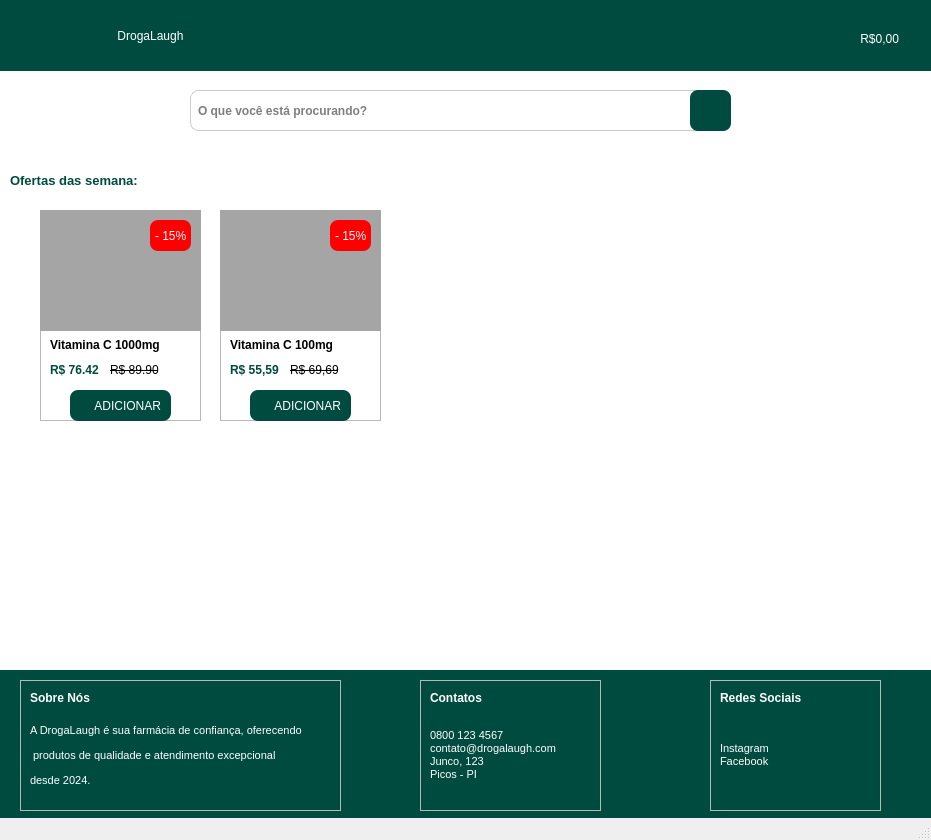
<?xml version="1.0" encoding="UTF-8"?>
<ui version="4.0">
 <class>MainWindow</class>
 <widget class="QMainWindow" name="MainWindow">
  <property name="geometry">
   <rect>
    <x>0</x>
    <y>0</y>
    <width>931</width>
    <height>840</height>
   </rect>
  </property>
  <property name="windowTitle">
   <string>MainWindow</string>
  </property>
  <widget class="QWidget" name="centralwidget">
   <widget class="QLabel" name="logo">
    <property name="geometry">
     <rect>
      <x>10</x>
      <y>0</y>
      <width>61</width>
      <height>71</height>
     </rect>
    </property>
    <property name="styleSheet">
     <string notr="true">image:url(:/images/images/logofolha.png)</string>
    </property>
    <property name="text">
     <string/>
    </property>
   </widget>
   <widget class="QLabel" name="label_2">
    <property name="geometry">
     <rect>
      <x>0</x>
      <y>0</y>
      <width>931</width>
      <height>71</height>
     </rect>
    </property>
    <property name="styleSheet">
     <string notr="true">background-color: rgb(0, 75, 63);


</string>
    </property>
    <property name="text">
     <string/>
    </property>
   </widget>
   <widget class="QLineEdit" name="LineBuscar">
    <property name="geometry">
     <rect>
      <x>190</x>
      <y>90</y>
      <width>541</width>
      <height>41</height>
     </rect>
    </property>
    <property name="font">
     <font>
      <family>MS Shell Dlg 2</family>
      <pointsize>9</pointsize>
      <weight>75</weight>
      <bold>true</bold>
     </font>
    </property>
    <property name="cursor">
     <cursorShape>IBeamCursor</cursorShape>
    </property>
    <property name="toolTip">
     <string>&lt;html&gt;&lt;head/&gt;&lt;body&gt;&lt;p&gt;&lt;img src=&quot;:/images/images/lupa.png&quot;/&gt;&lt;/p&gt;&lt;/body&gt;&lt;/html&gt;</string>
    </property>
    <property name="whatsThis">
     <string>&lt;html&gt;&lt;head/&gt;&lt;body&gt;&lt;p&gt;&lt;img src=&quot;:/images/images/lupa.png&quot;/&gt;&lt;/p&gt;&lt;/body&gt;&lt;/html&gt;</string>
    </property>
    <property name="styleSheet">
     <string notr="true">QLineEdit {
 border: 1px solid #CCCCCC;
border-radius: 8px;
padding: 5px;
}

QLineEdit ::focus {
	background-color: rgb(0, 75, 63);
}</string>
    </property>
    <property name="frame">
     <bool>true</bool>
    </property>
    <property name="placeholderText">
     <string>O que você está procurando?</string>
    </property>
    <property name="clearButtonEnabled">
     <bool>false</bool>
    </property>
   </widget>
   <widget class="QLabel" name="label_7">
    <property name="geometry">
     <rect>
      <x>10</x>
      <y>160</y>
      <width>311</width>
      <height>41</height>
     </rect>
    </property>
    <property name="text">
     <string>&lt;html&gt;&lt;head/&gt;&lt;body&gt;&lt;p&gt;&lt;span style=&quot; font-size:10pt; font-weight:600; color:#004b3f;&quot;&gt;Ofertas das semana:&lt;/span&gt;&lt;/p&gt;&lt;/body&gt;&lt;/html&gt;</string>
    </property>
   </widget>
   <widget class="QLabel" name="label_8">
    <property name="geometry">
     <rect>
      <x>0</x>
      <y>670</y>
      <width>931</width>
      <height>161</height>
     </rect>
    </property>
    <property name="styleSheet">
     <string notr="true">background-color: rgb(0, 75, 63);


</string>
    </property>
    <property name="text">
     <string/>
    </property>
   </widget>
   <widget class="QLabel" name="label_3">
    <property name="geometry">
     <rect>
      <x>0</x>
      <y>70</y>
      <width>931</width>
      <height>601</height>
     </rect>
    </property>
    <property name="styleSheet">
     <string notr="true">
background-color: rgb(255, 255, 255);</string>
    </property>
    <property name="text">
     <string/>
    </property>
   </widget>
   <widget class="QPushButton" name="nomeLogo">
    <property name="geometry">
     <rect>
      <x>60</x>
      <y>10</y>
      <width>181</width>
      <height>51</height>
     </rect>
    </property>
    <property name="whatsThis">
     <string>&lt;html&gt;&lt;head/&gt;&lt;body&gt;&lt;p align=&quot;right&quot;&gt;&lt;br/&gt;&lt;/p&gt;&lt;/body&gt;&lt;/html&gt;</string>
    </property>
    <property name="styleSheet">
     <string notr="true">
QPushButton {  
    background-color: rgb(0, 75, 63);
   font: 15pt &quot;Cooper Black&quot;;
    color: rgb(255, 255, 255); /* Cor do texto */
    border-radius: 8px; /* Bordas arredondadas */
    padding: 10px; /* Padding interno (topo, direita, fundo, esquerda) */
    
       
}

QPushButton:pressed{
background-color: rgb(0, 75, 63);
   font: 15pt &quot;Cooper Black&quot;;
    color: rgb(255, 255, 255); /* Cor do texto */
    border-radius: 8px; /* Bordas arredondadas */
    padding: 10px; /* Padding interno (topo, direita, fundo, esquerda) */
   
border: 1px solid #CCCCCC;
box-shadow: 0px 4px 6px rgba(0, 0, 0, 0.1); /* Sombra leve */
background-color: #D6D6D6; /* Fundo mais escuro */
   
    transform: translateY(2px); /* Deslocamento para baixo */
   
}


</string>
    </property>
    <property name="text">
     <string>DrogaLaugh</string>
    </property>
   </widget>
   <widget class="QPushButton" name="botaoBuscar">
    <property name="geometry">
     <rect>
      <x>690</x>
      <y>90</y>
      <width>41</width>
      <height>41</height>
     </rect>
    </property>
    <property name="whatsThis">
     <string>&lt;html&gt;&lt;head/&gt;&lt;body&gt;&lt;p align=&quot;right&quot;&gt;&lt;br/&gt;&lt;/p&gt;&lt;/body&gt;&lt;/html&gt;</string>
    </property>
    <property name="styleSheet">
     <string notr="true">QPushButton {  
    background-color: rgb(0, 75, 63);
     border-radius: 8px; /* Bordas arredondadas */
    padding: 10px; /* Padding interno (topo, direita, fundo, esquerda) */
    image: url(:/images/images/lupa-arredondada.png); /* Caminho da imagem */
	  
}

QPushButton:hover{
  background-color: #E5E5E5;
   
    border-radius: 8px; /* Bordas arredondadas */
    padding: 10px; /* Padding interno (topo, direita, fundo, esquerda) */
    image: url(:/images/images/lupa-arredondada.png); /* Caminho da imagem */
	
border: 1px solid #CCCCCC;
box-shadow: 0px 4px 6px rgba(0, 0, 0, 0.1); /* Sombra leve */
}
QPushButton:pressed{
background-color: #E5E5E5;
    
    border-radius: 8px; /* Bordas arredondadas */
    padding: 10px; /* Padding interno (topo, direita, fundo, esquerda) */
    image: url(:/images/images/lupa-arredondada.png); /* Caminho da imagem */
	
border: 1px solid #CCCCCC;
box-shadow: 0px 4px 6px rgba(0, 0, 0, 0.1); /* Sombra leve */
background-color: #D6D6D6; /* Fundo mais escuro */
    box-shadow: 0px 2px 3px rgba(0, 0, 0, 0.2); /* Menor sombra */
    transform: translateY(2px); /* Deslocamento para baixo */
    border: 1px solid #AAAAAA; /* Borda mais escura */
}


</string>
    </property>
    <property name="text">
     <string/>
    </property>
   </widget>
   <widget class="QFrame" name="frame">
    <property name="geometry">
     <rect>
      <x>40</x>
      <y>210</y>
      <width>161</width>
      <height>211</height>
     </rect>
    </property>
    <property name="frameShape">
     <enum>QFrame::StyledPanel</enum>
    </property>
    <property name="frameShadow">
     <enum>QFrame::Raised</enum>
    </property>
    <widget class="QLabel" name="label">
     <property name="geometry">
      <rect>
       <x>0</x>
       <y>0</y>
       <width>161</width>
       <height>121</height>
      </rect>
     </property>
     <property name="styleSheet">
      <string notr="true">background-color: rgb(165, 165, 165);
border-color: rgb(0, 0, 0);</string>
     </property>
     <property name="text">
      <string/>
     </property>
    </widget>
    <widget class="QLabel" name="label_6">
     <property name="geometry">
      <rect>
       <x>110</x>
       <y>10</y>
       <width>41</width>
       <height>31</height>
      </rect>
     </property>
     <property name="styleSheet">
      <string notr="true">border-radius: 8px;
background-color: rgb(255, 0, 0);
font: 75 8pt &quot;MS Shell Dlg 2&quot;;
color: rgb(255, 255, 255);
padding:2px;</string>
     </property>
     <property name="text">
      <string>- 15%</string>
     </property>
    </widget>
    <widget class="QLabel" name="label_5">
     <property name="geometry">
      <rect>
       <x>10</x>
       <y>120</y>
       <width>131</width>
       <height>31</height>
      </rect>
     </property>
     <property name="text">
      <string>&lt;html&gt;&lt;head/&gt;&lt;body&gt;&lt;p&gt;&lt;span style=&quot; font-weight:600;&quot;&gt;Vitamina C 1000mg&lt;/span&gt;&lt;/p&gt;&lt;/body&gt;&lt;/html&gt;</string>
     </property>
    </widget>
    <widget class="QLabel" name="label_9">
     <property name="geometry">
      <rect>
       <x>10</x>
       <y>150</y>
       <width>101</width>
       <height>21</height>
      </rect>
     </property>
     <property name="styleSheet">
      <string notr="true">font: 75 8pt &quot;MS Shell Dlg 2&quot;;
color:rgb(0, 75, 63)</string>
     </property>
     <property name="text">
      <string>&lt;html&gt;&lt;head/&gt;&lt;body&gt;&lt;p&gt;&lt;span style=&quot; font-weight:600;&quot;&gt;R$ 76.42 &lt;/span&gt;&lt;/p&gt;&lt;/body&gt;&lt;/html&gt;</string>
     </property>
    </widget>
    <widget class="QLabel" name="label_10">
     <property name="geometry">
      <rect>
       <x>70</x>
       <y>150</y>
       <width>55</width>
       <height>21</height>
      </rect>
     </property>
     <property name="styleSheet">
      <string notr="true">font: 6pt &quot;MS Shell Dlg 2&quot;;
text-decoration: line-through;</string>
     </property>
     <property name="text">
      <string>&lt;html&gt;&lt;head/&gt;&lt;body&gt;&lt;p&gt;R$ 89.90&lt;/p&gt;&lt;/body&gt;&lt;/html&gt;</string>
     </property>
    </widget>
    <widget class="QPushButton" name="BotaoAddCesta">
     <property name="geometry">
      <rect>
       <x>30</x>
       <y>180</y>
       <width>101</width>
       <height>31</height>
      </rect>
     </property>
     <property name="styleSheet">
      <string notr="true">QPushButton {  
    background-color: rgb(0, 75, 63);
    font: 75 7pt &quot;MS Shell Dlg 2&quot;;
    color: rgb(255, 255, 255); /* Cor do texto */
    border-radius: 8px; /* Bordas arredondadas */
    padding: 10px; /* Padding interno (topo, direita, fundo, esquerda) */
    image: url(:/images/images/001-shopping-basket.png); /* Caminho da imagem */
	image-position:left;   
    text-align: right; /* Centraliza o texto */    
}

QPushButton:hover{
  background-color: #E5E5E5;
    font: 75 7pt &quot;MS Shell Dlg 2&quot;;
    color: rgb(255, 255, 255); /* Cor do texto */
    border-radius: 8px; /* Bordas arredondadas */
    padding: 10px; /* Padding interno (topo, direita, fundo, esquerda) */
    image: url(:/images/images/001-shopping-basket.png); /* Caminho da imagem */
	image-position:left;   
    text-align: right; /* Centraliza o texto */
border: 1px solid #CCCCCC;
box-shadow: 0px 4px 6px rgba(0, 0, 0, 0.1); /* Sombra leve */
}
QPushButton:pressed{
background-color: #E5E5E5;
    font: 75 7pt &quot;MS Shell Dlg 2&quot;;
    color: rgb(255, 255, 255); /* Cor do texto */
    border-radius: 8px; /* Bordas arredondadas */
    padding: 10px; /* Padding interno (topo, direita, fundo, esquerda) */
    image: url(:/images/images/001-shopping-basket.png); /* Caminho da imagem */
	image-position:left;   
    text-align: right; /* Centraliza o texto */
border: 1px solid #CCCCCC;
box-shadow: 0px 4px 6px rgba(0, 0, 0, 0.1); /* Sombra leve */
background-color: #D6D6D6; /* Fundo mais escuro */
    box-shadow: 0px 2px 3px rgba(0, 0, 0, 0.2); /* Menor sombra */
    transform: translateY(2px); /* Deslocamento para baixo */
    border: 1px solid #AAAAAA; /* Borda mais escura */
}


</string>
     </property>
     <property name="text">
      <string>ADICIONAR</string>
     </property>
    </widget>
   </widget>
   <widget class="QFrame" name="frame_2">
    <property name="geometry">
     <rect>
      <x>220</x>
      <y>210</y>
      <width>161</width>
      <height>211</height>
     </rect>
    </property>
    <property name="frameShape">
     <enum>QFrame::StyledPanel</enum>
    </property>
    <property name="frameShadow">
     <enum>QFrame::Raised</enum>
    </property>
    <widget class="QLabel" name="label_11">
     <property name="geometry">
      <rect>
       <x>110</x>
       <y>10</y>
       <width>41</width>
       <height>31</height>
      </rect>
     </property>
     <property name="styleSheet">
      <string notr="true">border-radius: 8px;
background-color: rgb(255, 0, 0);
font: 75 8pt &quot;MS Shell Dlg 2&quot;;
color: rgb(255, 255, 255);
padding:2px;</string>
     </property>
     <property name="text">
      <string>- 15%</string>
     </property>
    </widget>
    <widget class="QLabel" name="label_12">
     <property name="geometry">
      <rect>
       <x>10</x>
       <y>120</y>
       <width>131</width>
       <height>31</height>
      </rect>
     </property>
     <property name="text">
      <string>&lt;html&gt;&lt;head/&gt;&lt;body&gt;&lt;p&gt;&lt;span style=&quot; font-weight:600;&quot;&gt;Vitamina C 100mg&lt;/span&gt;&lt;/p&gt;&lt;/body&gt;&lt;/html&gt;</string>
     </property>
    </widget>
    <widget class="QLabel" name="label_13">
     <property name="geometry">
      <rect>
       <x>10</x>
       <y>150</y>
       <width>101</width>
       <height>21</height>
      </rect>
     </property>
     <property name="styleSheet">
      <string notr="true">font: 75 8pt &quot;MS Shell Dlg 2&quot;;
color:rgb(0, 75, 63)</string>
     </property>
     <property name="text">
      <string>&lt;html&gt;&lt;head/&gt;&lt;body&gt;&lt;p&gt;&lt;span style=&quot; font-weight:600;&quot;&gt;R$ 55,59&lt;/span&gt;&lt;/p&gt;&lt;/body&gt;&lt;/html&gt;</string>
     </property>
    </widget>
    <widget class="QLabel" name="label_14">
     <property name="geometry">
      <rect>
       <x>70</x>
       <y>150</y>
       <width>55</width>
       <height>21</height>
      </rect>
     </property>
     <property name="styleSheet">
      <string notr="true">font: 6pt &quot;MS Shell Dlg 2&quot;;
text-decoration: line-through;</string>
     </property>
     <property name="text">
      <string>&lt;html&gt;&lt;head/&gt;&lt;body&gt;&lt;p&gt;R$ 69,69&lt;/p&gt;&lt;/body&gt;&lt;/html&gt;</string>
     </property>
    </widget>
    <widget class="QPushButton" name="BotaoAddCesta_2">
     <property name="geometry">
      <rect>
       <x>30</x>
       <y>180</y>
       <width>101</width>
       <height>31</height>
      </rect>
     </property>
     <property name="styleSheet">
      <string notr="true">QPushButton {  
    background-color: rgb(0, 75, 63);
    font: 75 7pt &quot;MS Shell Dlg 2&quot;;
    color: rgb(255, 255, 255); /* Cor do texto */
    border-radius: 8px; /* Bordas arredondadas */
    padding: 10px; /* Padding interno (topo, direita, fundo, esquerda) */
    image: url(:/images/images/001-shopping-basket.png); /* Caminho da imagem */
	image-position:left;   
    text-align: right; /* Centraliza o texto */    
}

QPushButton:hover{
  background-color: #E5E5E5;
    font: 75 7pt &quot;MS Shell Dlg 2&quot;;
    color: rgb(255, 255, 255); /* Cor do texto */
    border-radius: 8px; /* Bordas arredondadas */
    padding: 10px; /* Padding interno (topo, direita, fundo, esquerda) */
    image: url(:/images/images/001-shopping-basket.png); /* Caminho da imagem */
	image-position:left;   
    text-align: right; /* Centraliza o texto */
border: 1px solid #CCCCCC;
box-shadow: 0px 4px 6px rgba(0, 0, 0, 0.1); /* Sombra leve */
}
QPushButton:pressed{
background-color: #E5E5E5;
    font: 75 7pt &quot;MS Shell Dlg 2&quot;;
    color: rgb(255, 255, 255); /* Cor do texto */
    border-radius: 8px; /* Bordas arredondadas */
    padding: 10px; /* Padding interno (topo, direita, fundo, esquerda) */
    image: url(:/images/images/001-shopping-basket.png); /* Caminho da imagem */
	image-position:left;   
    text-align: right; /* Centraliza o texto */
border: 1px solid #CCCCCC;
box-shadow: 0px 4px 6px rgba(0, 0, 0, 0.1); /* Sombra leve */
background-color: #D6D6D6; /* Fundo mais escuro */
    box-shadow: 0px 2px 3px rgba(0, 0, 0, 0.2); /* Menor sombra */
    transform: translateY(2px); /* Deslocamento para baixo */
    border: 1px solid #AAAAAA; /* Borda mais escura */
}


</string>
     </property>
     <property name="text">
      <string>ADICIONAR</string>
     </property>
    </widget>
    <widget class="QLabel" name="label_4">
     <property name="geometry">
      <rect>
       <x>0</x>
       <y>0</y>
       <width>161</width>
       <height>121</height>
      </rect>
     </property>
     <property name="styleSheet">
      <string notr="true">background-color: rgb(165, 165, 165);
border-color: rgb(0, 0, 0);</string>
     </property>
     <property name="text">
      <string/>
     </property>
    </widget>
    <zorder>label_4</zorder>
    <zorder>BotaoAddCesta_2</zorder>
    <zorder>label_11</zorder>
    <zorder>label_12</zorder>
    <zorder>label_13</zorder>
    <zorder>label_14</zorder>
   </widget>
   <widget class="QPushButton" name="botaoCesta">
    <property name="geometry">
     <rect>
      <x>818</x>
      <y>20</y>
      <width>91</width>
      <height>38</height>
     </rect>
    </property>
    <property name="whatsThis">
     <string>&lt;html&gt;&lt;head/&gt;&lt;body&gt;&lt;p align=&quot;right&quot;&gt;&lt;br/&gt;&lt;/p&gt;&lt;/body&gt;&lt;/html&gt;</string>
    </property>
    <property name="styleSheet">
     <string notr="true">QPushButton {  
    background-color: rgb(0, 75, 63);
    font: 75 9pt &quot;MS Shell Dlg 2&quot;;
    color: rgb(255, 255, 255); /* Cor do texto */
    border-radius: 8px; /* Bordas arredondadas */
    padding: 10px; /* Padding interno (topo, direita, fundo, esquerda) */
    image: url(:/images/images/001-shopping-basket.png); /* Caminho da imagem */
	image-position:left;   
    text-align: right; /* Centraliza o texto */    
}

QPushButton:hover{
  background-color: #E5E5E5;
    font: 75 9pt &quot;MS Shell Dlg 2&quot;;
    color: rgb(255, 255, 255); /* Cor do texto */
    border-radius: 8px; /* Bordas arredondadas */
    padding: 10px; /* Padding interno (topo, direita, fundo, esquerda) */
    image: url(:/images/images/001-shopping-basket.png); /* Caminho da imagem */
	image-position:left;   
    text-align: right; /* Centraliza o texto */
border: 1px solid #CCCCCC;
box-shadow: 0px 4px 6px rgba(0, 0, 0, 0.1); /* Sombra leve */
}
QPushButton:pressed{
background-color: #E5E5E5;
    font: 75 9pt &quot;MS Shell Dlg 2&quot;;
    color: rgb(255, 255, 255); /* Cor do texto */
    border-radius: 8px; /* Bordas arredondadas */
    padding: 10px; /* Padding interno (topo, direita, fundo, esquerda) */
    image: url(:/images/images/001-shopping-basket.png); /* Caminho da imagem */
	image-position:left;   
    text-align: right; /* Centraliza o texto */
border: 1px solid #CCCCCC;
box-shadow: 0px 4px 6px rgba(0, 0, 0, 0.1); /* Sombra leve */
background-color: #D6D6D6; /* Fundo mais escuro */
    box-shadow: 0px 2px 3px rgba(0, 0, 0, 0.2); /* Menor sombra */
    transform: translateY(2px); /* Deslocamento para baixo */
    border: 1px solid #AAAAAA; /* Borda mais escura */
}


</string>
    </property>
    <property name="text">
     <string>R$0,00</string>
    </property>
   </widget>
   <widget class="QFrame" name="frame_5">
    <property name="geometry">
     <rect>
      <x>20</x>
      <y>680</y>
      <width>321</width>
      <height>131</height>
     </rect>
    </property>
    <property name="frameShape">
     <enum>QFrame::StyledPanel</enum>
    </property>
    <property name="frameShadow">
     <enum>QFrame::Raised</enum>
    </property>
    <widget class="QLabel" name="label_25">
     <property name="geometry">
      <rect>
       <x>10</x>
       <y>10</y>
       <width>91</width>
       <height>16</height>
      </rect>
     </property>
     <property name="text">
      <string>&lt;html&gt;&lt;head/&gt;&lt;body&gt;&lt;p&gt;&lt;span style=&quot; font-size:9pt; font-weight:600; color:#ffffff;&quot;&gt;Sobre Nós&lt;/span&gt;&lt;/p&gt;&lt;/body&gt;&lt;/html&gt;</string>
     </property>
    </widget>
    <widget class="QLabel" name="label_26">
     <property name="geometry">
      <rect>
       <x>10</x>
       <y>30</y>
       <width>301</width>
       <height>91</height>
      </rect>
     </property>
     <property name="text">
      <string>&lt;!DOCTYPE HTML PUBLIC &quot;-//W3C//DTD HTML 4.0//EN&quot; &quot;http://www.w3.org/TR/REC-html40/strict.dtd&quot;&gt;
&lt;html&gt;&lt;head&gt;&lt;meta name=&quot;qrichtext&quot; content=&quot;1&quot; /&gt;&lt;style type=&quot;text/css&quot;&gt;
p, li { white-space: pre-wrap; }
&lt;/style&gt;&lt;/head&gt;&lt;body style=&quot; font-family:'MS Shell Dlg 2'; font-size:8pt; font-weight:400; font-style:normal;&quot;&gt;
&lt;p style=&quot; margin-top:12px; margin-bottom:12px; margin-left:0px; margin-right:0px; -qt-block-indent:0; text-indent:0px;&quot;&gt;&lt;span style=&quot; color:#ffffff;&quot;&gt;A DrogaLaugh é sua farmácia de confiança, oferecendo&lt;/span&gt;&lt;/p&gt;
&lt;p style=&quot; margin-top:12px; margin-bottom:12px; margin-left:0px; margin-right:0px; -qt-block-indent:0; text-indent:0px;&quot;&gt;&lt;span style=&quot; color:#ffffff;&quot;&gt; produtos de qualidade e atendimento excepcional &lt;/span&gt;&lt;/p&gt;
&lt;p style=&quot; margin-top:12px; margin-bottom:12px; margin-left:0px; margin-right:0px; -qt-block-indent:0; text-indent:0px;&quot;&gt;&lt;span style=&quot; color:#ffffff;&quot;&gt;desde 2024.&lt;/span&gt;&lt;/p&gt;&lt;/body&gt;&lt;/html&gt;</string>
     </property>
    </widget>
   </widget>
   <widget class="QFrame" name="frame_6">
    <property name="geometry">
     <rect>
      <x>420</x>
      <y>680</y>
      <width>181</width>
      <height>131</height>
     </rect>
    </property>
    <property name="frameShape">
     <enum>QFrame::StyledPanel</enum>
    </property>
    <property name="frameShadow">
     <enum>QFrame::Raised</enum>
    </property>
    <widget class="QLabel" name="label_27">
     <property name="geometry">
      <rect>
       <x>10</x>
       <y>10</y>
       <width>91</width>
       <height>16</height>
      </rect>
     </property>
     <property name="text">
      <string>&lt;html&gt;&lt;head/&gt;&lt;body&gt;&lt;p&gt;&lt;span style=&quot; font-size:9pt; font-weight:600; color:#ffffff;&quot;&gt;Contatos&lt;/span&gt;&lt;/p&gt;&lt;/body&gt;&lt;/html&gt;</string>
     </property>
    </widget>
    <widget class="QLabel" name="label_28">
     <property name="geometry">
      <rect>
       <x>10</x>
       <y>30</y>
       <width>301</width>
       <height>91</height>
      </rect>
     </property>
     <property name="text">
      <string>&lt;!DOCTYPE HTML PUBLIC &quot;-//W3C//DTD HTML 4.0//EN&quot; &quot;http://www.w3.org/TR/REC-html40/strict.dtd&quot;&gt;
&lt;html&gt;&lt;head&gt;&lt;meta name=&quot;qrichtext&quot; content=&quot;1&quot; /&gt;&lt;style type=&quot;text/css&quot;&gt;
p, li { white-space: pre-wrap; }
&lt;/style&gt;&lt;/head&gt;&lt;body style=&quot; font-family:'MS Shell Dlg 2'; font-size:8pt; font-weight:400; font-style:normal;&quot;&gt;
&lt;p style=&quot; margin-top:12px; margin-bottom:0px; margin-left:0px; margin-right:0px; -qt-block-indent:0; text-indent:0px;&quot;&gt;&lt;span style=&quot; color:#ffffff;&quot;&gt;0800 123 4567&lt;/span&gt;&lt;/p&gt;
&lt;p style=&quot; margin-top:0px; margin-bottom:0px; margin-left:0px; margin-right:0px; -qt-block-indent:0; text-indent:0px;&quot;&gt;&lt;span style=&quot; color:#ffffff;&quot;&gt;contato@drogalaugh.com&lt;/span&gt;&lt;/p&gt;
&lt;p style=&quot; margin-top:0px; margin-bottom:0px; margin-left:0px; margin-right:0px; -qt-block-indent:0; text-indent:0px;&quot;&gt;&lt;span style=&quot; color:#ffffff;&quot;&gt;Junco, 123&lt;/span&gt;&lt;/p&gt;
&lt;p style=&quot; margin-top:0px; margin-bottom:12px; margin-left:0px; margin-right:0px; -qt-block-indent:0; text-indent:0px;&quot;&gt;&lt;span style=&quot; color:#ffffff;&quot;&gt;Picos - PI&lt;/span&gt;&lt;/p&gt;&lt;/body&gt;&lt;/html&gt;</string>
     </property>
    </widget>
   </widget>
   <widget class="QFrame" name="frame_7">
    <property name="geometry">
     <rect>
      <x>710</x>
      <y>680</y>
      <width>171</width>
      <height>131</height>
     </rect>
    </property>
    <property name="frameShape">
     <enum>QFrame::StyledPanel</enum>
    </property>
    <property name="frameShadow">
     <enum>QFrame::Raised</enum>
    </property>
    <widget class="QLabel" name="label_29">
     <property name="geometry">
      <rect>
       <x>10</x>
       <y>10</y>
       <width>111</width>
       <height>16</height>
      </rect>
     </property>
     <property name="text">
      <string>&lt;html&gt;&lt;head/&gt;&lt;body&gt;&lt;p&gt;&lt;span style=&quot; font-size:9pt; font-weight:600; color:#ffffff;&quot;&gt;Redes Sociais&lt;/span&gt;&lt;/p&gt;&lt;/body&gt;&lt;/html&gt;</string>
     </property>
    </widget>
    <widget class="QLabel" name="label_30">
     <property name="geometry">
      <rect>
       <x>10</x>
       <y>30</y>
       <width>301</width>
       <height>91</height>
      </rect>
     </property>
     <property name="text">
      <string>&lt;!DOCTYPE HTML PUBLIC &quot;-//W3C//DTD HTML 4.0//EN&quot; &quot;http://www.w3.org/TR/REC-html40/strict.dtd&quot;&gt;
&lt;html&gt;&lt;head&gt;&lt;meta name=&quot;qrichtext&quot; content=&quot;1&quot; /&gt;&lt;style type=&quot;text/css&quot;&gt;
p, li { white-space: pre-wrap; }
&lt;/style&gt;&lt;/head&gt;&lt;body style=&quot; font-family:'MS Shell Dlg 2'; font-size:8pt; font-weight:400; font-style:normal;&quot;&gt;
&lt;p style=&quot; margin-top:0px; margin-bottom:12px; margin-left:0px; margin-right:0px; -qt-block-indent:0; text-indent:0px;&quot;&gt;&lt;span style=&quot; color:#ffffff;&quot;&gt;Instagram&lt;br /&gt;Facebook&lt;/span&gt;&lt;/p&gt;&lt;/body&gt;&lt;/html&gt;</string>
     </property>
    </widget>
   </widget>
   <zorder>label_3</zorder>
   <zorder>label_8</zorder>
   <zorder>frame</zorder>
   <zorder>label_2</zorder>
   <zorder>LineBuscar</zorder>
   <zorder>label_7</zorder>
   <zorder>nomeLogo</zorder>
   <zorder>logo</zorder>
   <zorder>botaoBuscar</zorder>
   <zorder>frame_2</zorder>
   <zorder>botaoCesta</zorder>
   <zorder>frame_5</zorder>
   <zorder>frame_6</zorder>
   <zorder>frame_7</zorder>
  </widget>
  <widget class="QStatusBar" name="statusbar"/>
 </widget>
 <resources>
  <include location="images.qrc"/>
 </resources>
 <connections/>
</ui>
